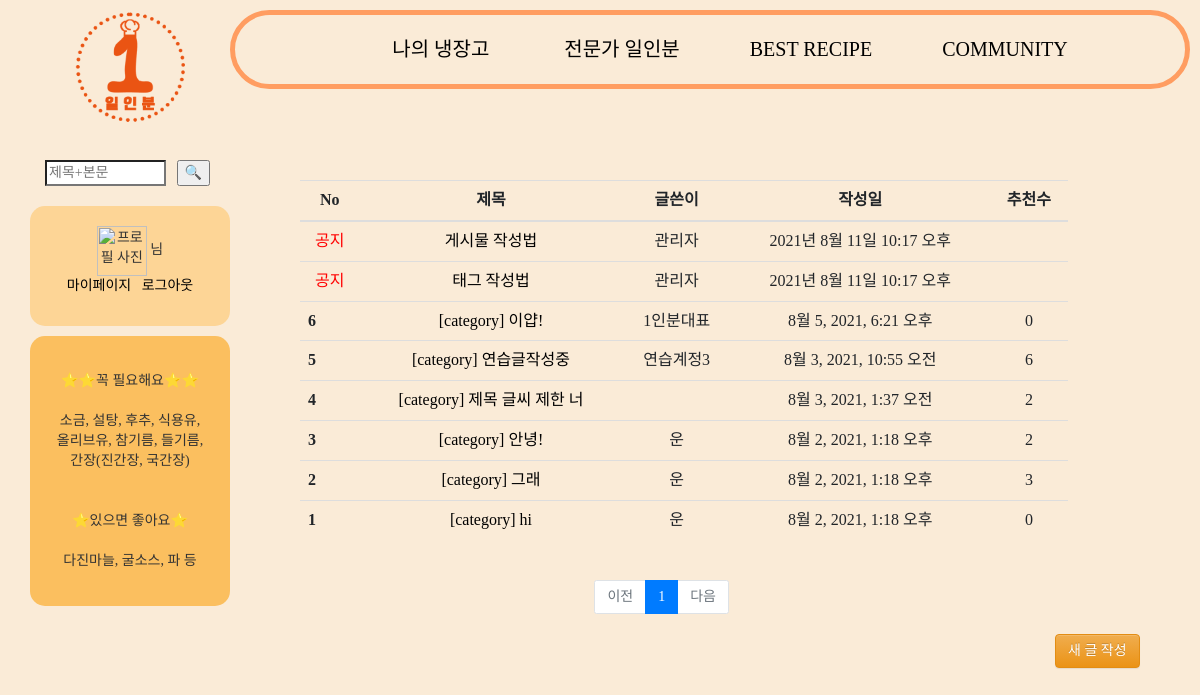
Page /community/list/ (signed in) on the earlier database version.
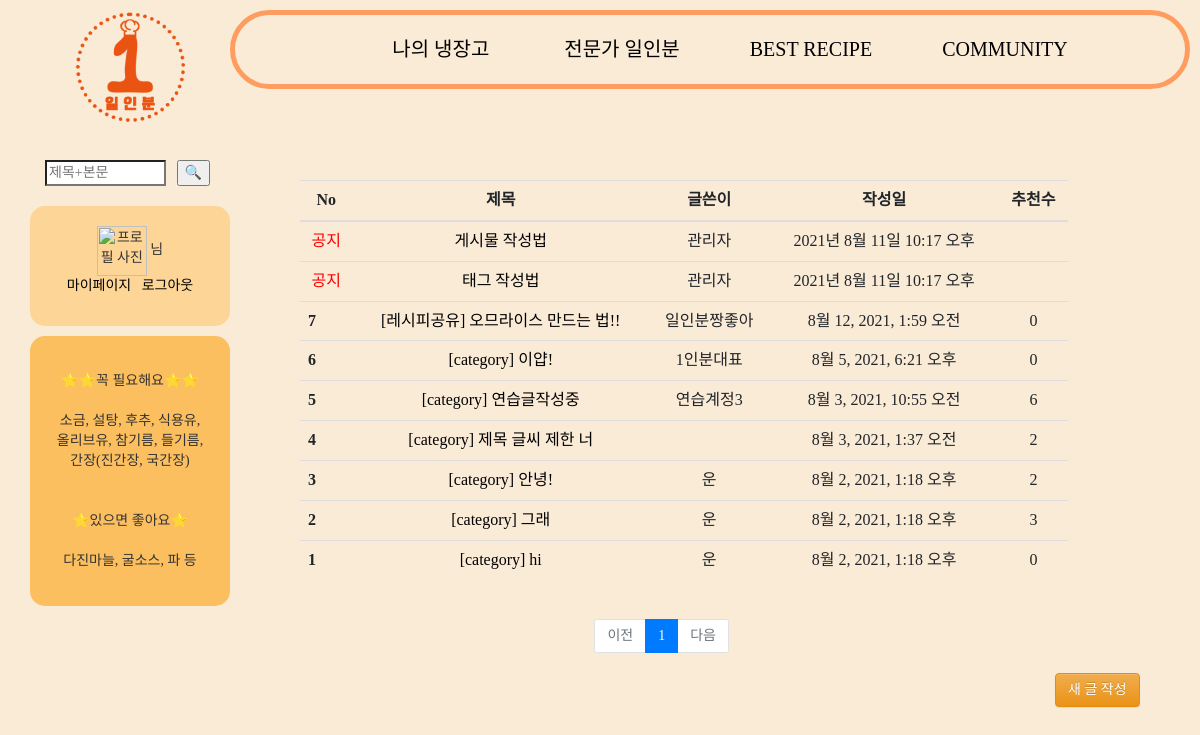
Same page on the later database version.
### community/models.py (models this page shows, shortened)
class Post(models.Model):
    category_select = (
        ('일상공유','일상공유'),
        ('레시피공유', '레시피공유'),
    )
    writer = models.ForeignKey(CustomerUser, related_name="community", on_delete=models.CASCADE, verbose_name="작성자", null=True)
    title = models.CharField(max_length=100)
    content = models.TextField()
    category = models.CharField(max_length=30, choices=category_select, default='일상공유', null=True)
    pub_date = models.DateTimeField(auto_now_add=True, verbose_name="글작성일", null=True)
    like = models.ManyToManyField(CustomerUser, related_name='likes', blank=True)
    slug = models.SlugField('Slug', unique=False, allow_unicode=True, help_text='dashed words for title alias', null=True)
    tag = TagField()
    top_fixed = models.BooleanField(verbose_name='상단고정', default=False)

### accounts/models.py (models this page shows)
class CustomerUser(AbstractUser):
    POSITION = (
        ('일반', '일반'),
        ('사업자', '사업자'),
    )
    position = models.CharField(verbose_name='등급', max_length=1000, choices=POSITION)
    upload = CloudinaryField('uploads',blank=True,null=True)
    profile = CloudinaryField('images/',default='default_susbwu.JPG',blank=True,null=False)
    nickname = models.CharField(max_length=100)
    email = models.EmailField()
    def __str__(self):
        return self.nickname

### community/views.py (the view)
# urls.py: path('list/', views.list, name='list'),
def list(request):
    posts = Post.objects.order_by('-pub_date')
    notice_fixed = Post.objects.filter(top_fixed=True).order_by('-pub_date')
    page = request.GET.get('page','1')
    paginator = Paginator(posts, 10)
    page_obj = paginator.page(page)
    return render(request, 'list.html', {'posts': page_obj})

### community/templatetags/indexfilter.py (called while the page is built)
@register.filter
def sub(value, arg):
    return value - arg

### community/templates/list.html (shortened to what this page needs)
{% extends 'base.html' %}
{% load bootstrap4 %}
{% load static %}
{% block content %}
{% load indexfilter %}
<head>
</head>
<body>
    <div class="col-md-11">
        <div id="table1" class="row mt-5">
            <div class="col-12">
                <table class="table table-hover" style="text-align: center;">
                    <tr>
                    <th style="text-align: center;">No</th>
                    <th style="text-align: center;">제목</th>
                    <th style="text-align: center;">글쓴이</th>
                    <th style="text-align: center;">작성일</th>
                    <th style="text-align: center;">추천수</th>
                    </tr>
                <tbody>
                    <tr>
                        <td><font color="red">공지</font></td>
                        <td><a href="{% url 'notice1' %}">게시물 작성법</a></td>
                        <td>관리자</td>
                        <td>2021년 8월 11일 10:17 오후</td>
                        <td></td>
                    </tr>
                    <tr>
                        <td><font color="red">공지</font></td>
                        <td><a href="{% url 'notice2' %}">태그 작성법</a></td>
                        <td>관리자</td>
                        <td>2021년 8월 11일 10:17 오후</td>
                        <td></td>
                    </tr>
                    {% for post in posts %}
                    <tr>
                        <th scope="row">{{ posts.paginator.count|sub:posts.start_index|sub:forloop.counter0|add:1 }}</th>
                    {% if user.is_authenticated %}
                    <td><a href="{% url 'postshow' post.id %}">[{{ post.category }}] {{post.title}}</a></td>
                    {% else %}
                    <td><a href=""onclick = "return alert('로그인 후 열람 가능합니다.')">{{post.title}}</a></td>
                    {% endif %}
                    <td>{{ post.writer }}</td>
                    <td>{{ post.pub_date }}</td>
                    <td>{{ post.like.all.count }}</td>
                    </tr>
                    {% endfor %}
                </tbody>
                </table>
                </div>
            </div>
            <div class="page">
                <ul class="pagination justify-content-center">
                  {% if posts.has_previous %}
                  <li class="page-item">
                      <a class="page-link" href="?page={{ posts.previous_page_number }}">이전</a>
                  </li>
                  {% else %}
                  <li class="page-item disabled">
                      <a class="page-link" tabindex="-1" aria-disabled="true" href="#">이전</a>
                  </li>
                  {% endif %}
                  {% for page_number in posts.paginator.page_range %}
                      {% if page_number == posts.number %}
                      <li class="page-item active" aria-current="page">
                          <a class="page-link" href="?page={{ page_number }}">{{ page_number }}</a>
                      </li>
                      {% else %}
                      <li class="page-item">
                          <a class="page-link" href="?page={{ page_number }}">{{ page_number }}</a>
                      </li>
                      {% endif %}
                  {% endfor %}
                  {% if posts.has_next %}
                  <li class="page-item">
                      <a class="page-link" href="?page={{ posts.next_page_number }}">다음</a>
                  </li>
                  {% else %}
                  <li class="page-item disabled">
                      <a class="page-link" tabindex="-1" aria-disabled="true" href="#">다음</a>
                  </li>
                  {% endif %}
    </div>
    <div id="new">
    {% if user.is_authenticated %}
        <a class="new" href="{% url 'postcreate' %}"><button type="button" class="btn btn-warning">새 글 작성</button></a>
        {% endif %}
    </div>
</body>
{% endblock %}

Differences in the rows shown:
added Post: paginator.count|sub "7", category "레시피공유", title "오므라이스 만드는 법!!", writer "일인분짱좋아", pub_date "8월 12, 2021, 1:59 오전", like.all.count "0"
